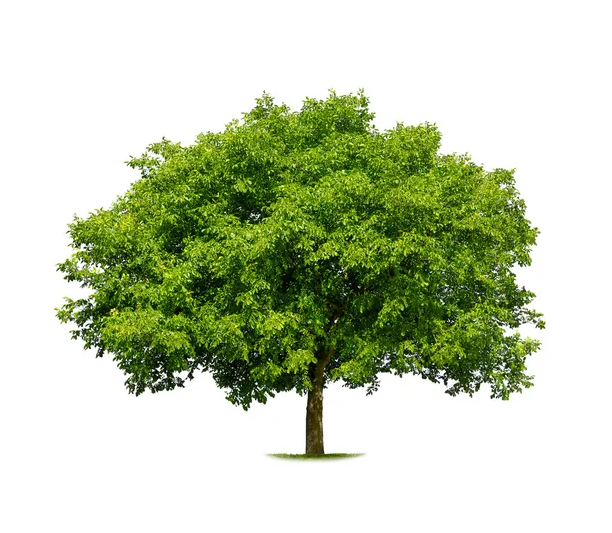
#> input picture Images/Image1.png, 612 x 533 px
$ python imagefourierdiff.py
#> lines starting #> are read from the running program, lines starting #| are printed output that depends on the picture; long printed decimals are rounded
import numpy as np
import matplotlib.image as mpimg
import matplotlib.pyplot as plt

image1_path = './Images/Image1.png'
image2_path = './Images/Image2.png'

# read images to array
image1 = mpimg.imread(image1_path)
#> image1 is the input picture: shape (533, 612, 3) float32; mean R, G, B 0.77, 0.81, 0.7
image2 = mpimg.imread(image2_path)
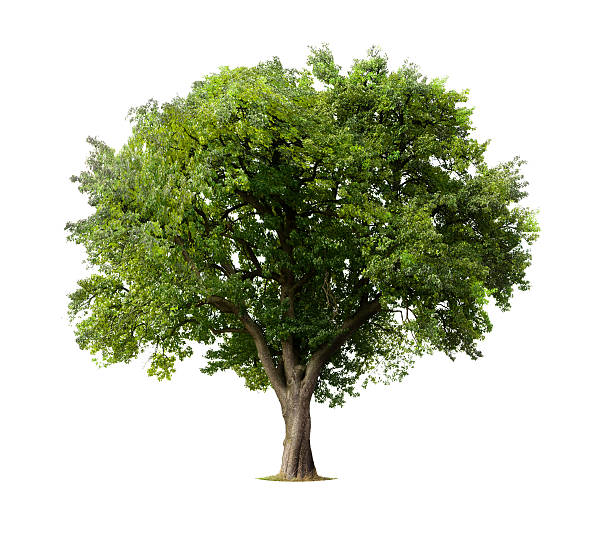
#> input picture Images/Image2.png, 612 x 533 px
#> image2 is the input picture: shape (533, 612, 3) float32; mean R, G, B 0.75, 0.772, 0.692

# make greyscale
image1 = np.mean(image1, axis=2)
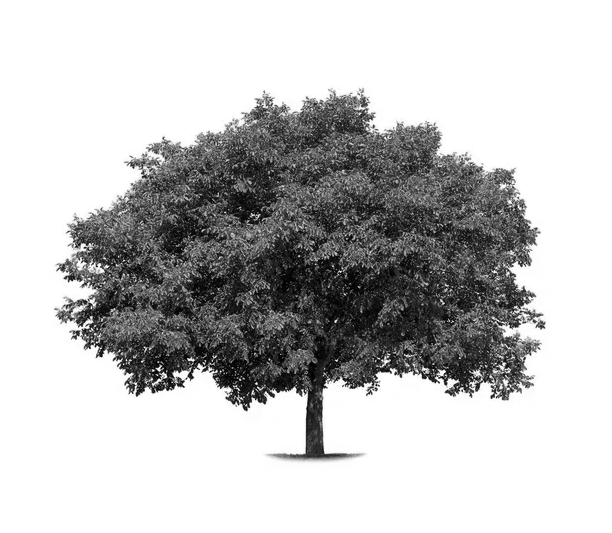
#> image1: shape (533, 612) float32; min 0, max 1, mean 0.76
image2 = np.mean(image2, axis=2)
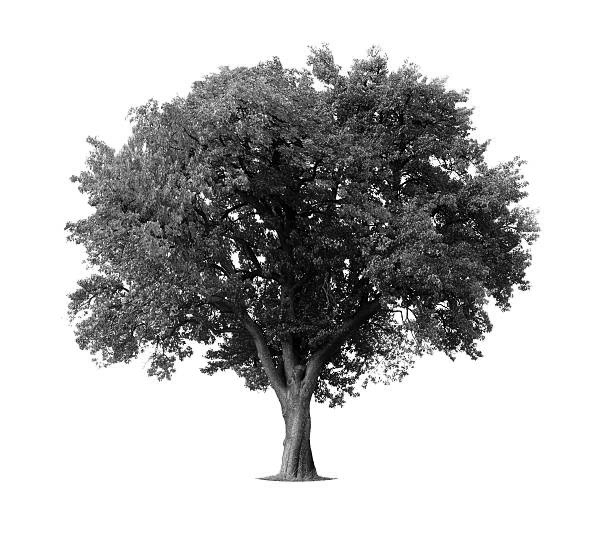
#> image2: shape (533, 612) float32; min 0, max 1, mean 0.738

# generate fourier transform of images
fft1 = np.fft.fft2(image1)
fft2 = np.fft.fft2(image2)

# calculate the difference in magnitude of the two tranforms
magnitude_difference = np.abs(fft1) - np.abs(fft2)

# calculate the difference in phase
# maybe for texture analysis?
phase_difference = np.angle(fft1) - np.angle(fft2)
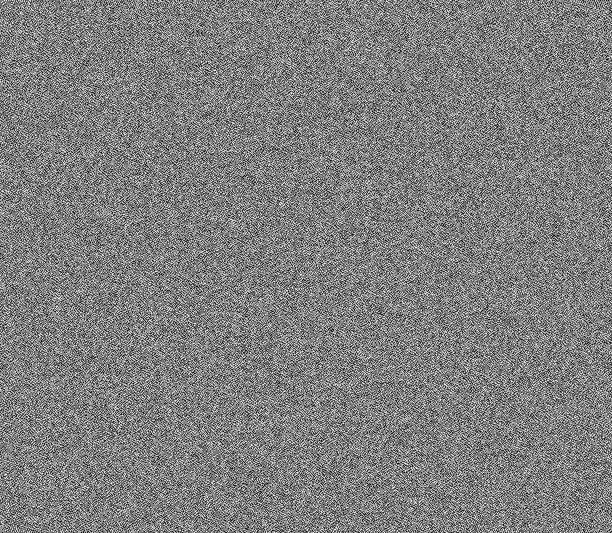
#> phase_difference: shape (533, 612) float64; min -6.27, max 6.27, mean 9.63e-06; drawn with min black and max white


# Mean Squared Error
mse = np.mean(np.square(magnitude_difference))
#> mse = 4409.4
print(mse)
#| 4409.365
input()

# visualize
vis = magnitude_difference
plt.imshow(np.log(1 + np.abs(vis)), cmap='gray')
plt.colorbar()
plt.title("Magnitude Difference")
plt.show()
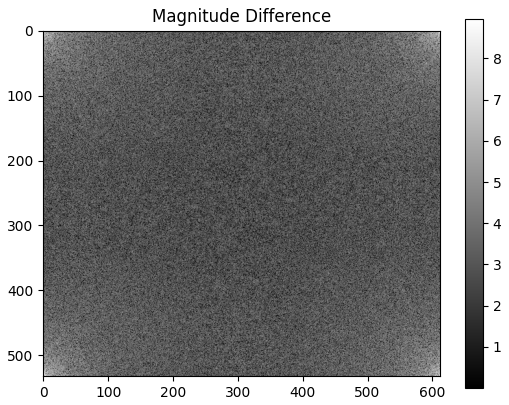
#> figure drawn by matplotlib, 2 panels
